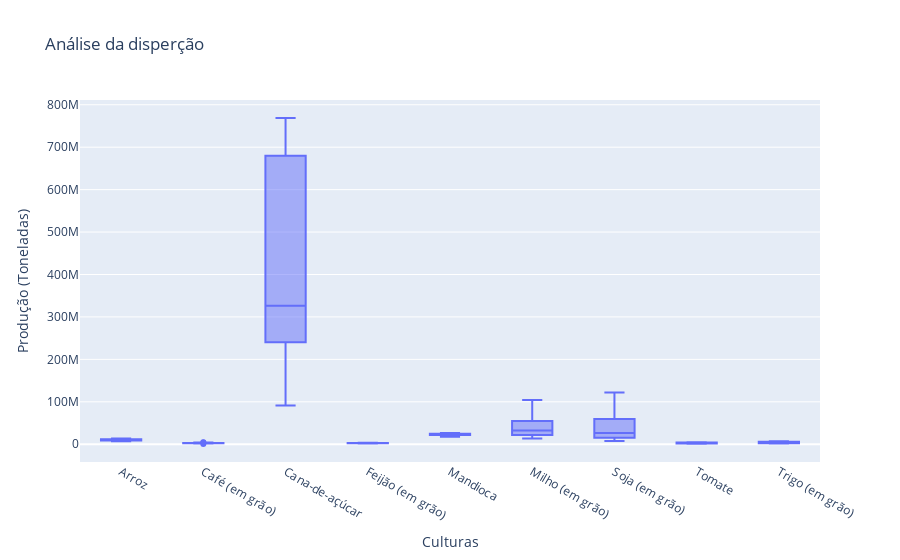

The notebook cell this image was saved under:
### Markdown cell above
#### Boxplots

### Code cell
px.box(producao, title = 'Análise da disperção', labels = {'value': 'Produção (Toneladas)', 'variable' : 'Culturas'} )

### Figure 1 — Plotly figure (JSON) as saved in the notebook; plotly's stock layout.template omitted (floating-point values rounded to 4 significant figures; data arrays with more than 128 entries replaced by an {"elided": "..."} marker saying what was removed)
{"data": [{"alignmentgroup": "True", "hovertemplate": "Culturas=%{x}<br>Produção (Toneladas)=%{y}<extra></extra>", "legendgroup": "", "marker": {"color": "#636efa"}, "name": "", "notched": false, "offsetgroup": "", "orientation": "v", "showlegend": false, "type": "box", "x": {"elided": "423 str values"}, "x0": " ", "xaxis": "x", "y": {"elided": "423 int values"}, "y0": " ", "yaxis": "y"}], "layout": {"boxmode": "group", "legend": {"tracegroupgap": 0}, "title": {"text": "Análise da disperção"}, "xaxis": {"anchor": "y", "domain": [0, 1], "title": {"text": "Culturas"}}, "yaxis": {"anchor": "x", "domain": [0, 1], "title": {"text": "Produção (Toneladas)"}}}}
